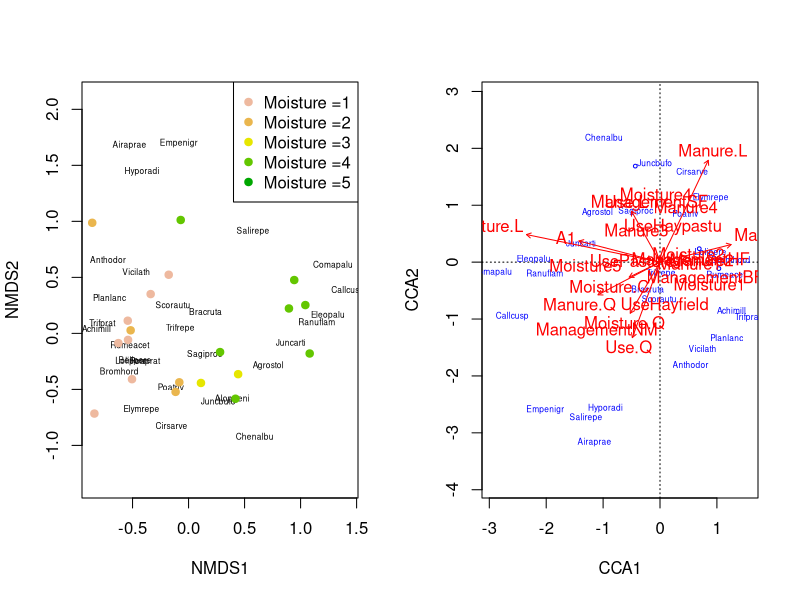
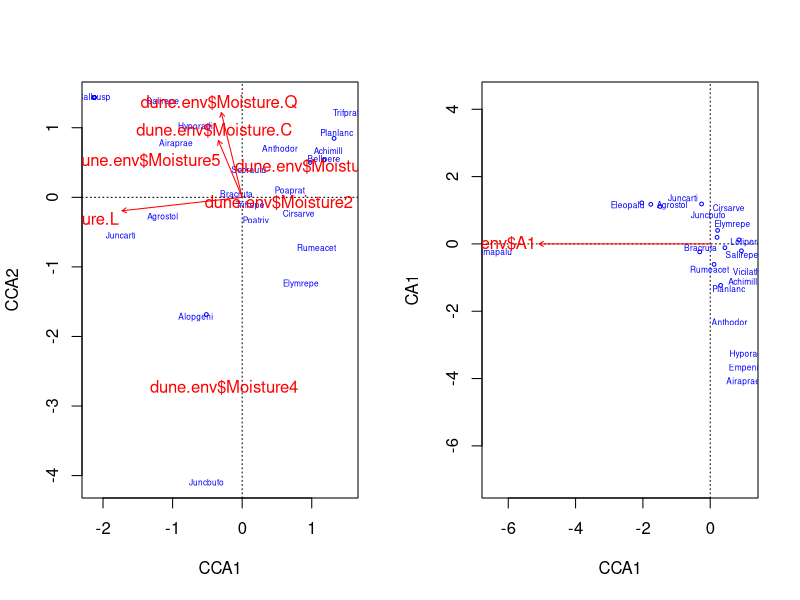
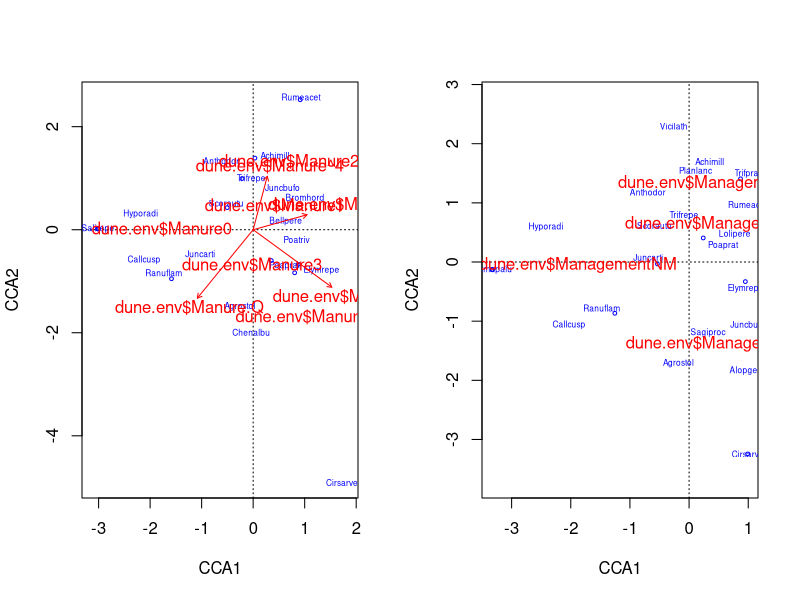
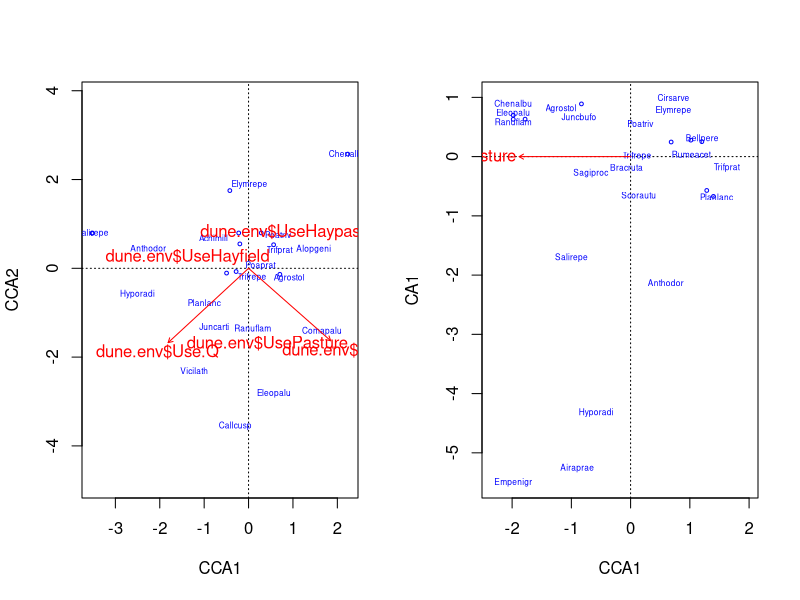
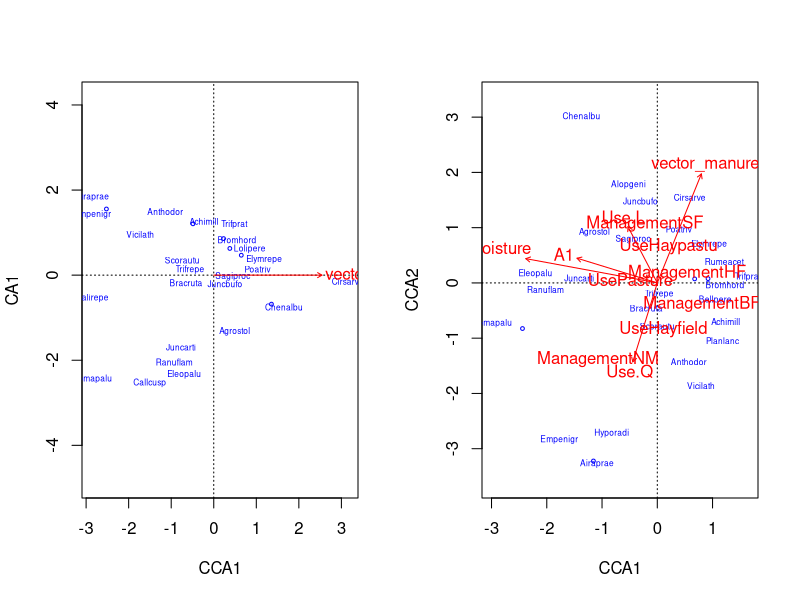
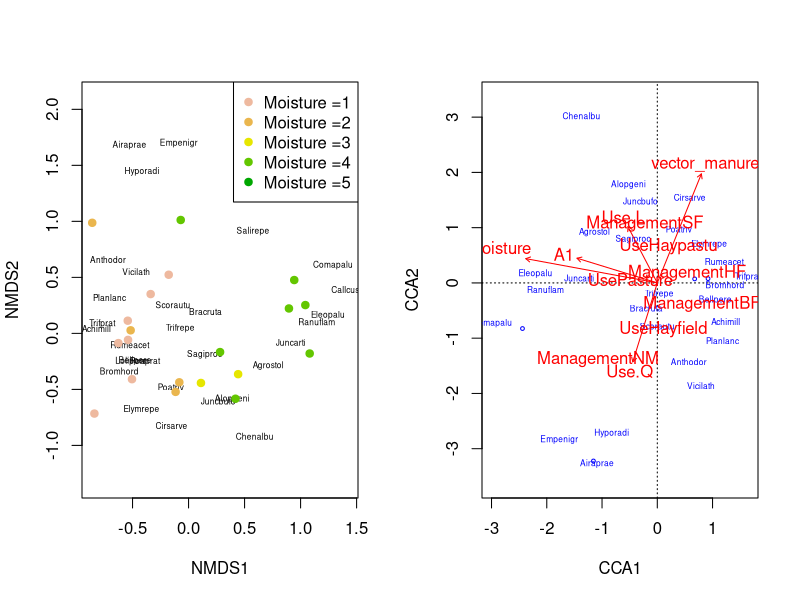
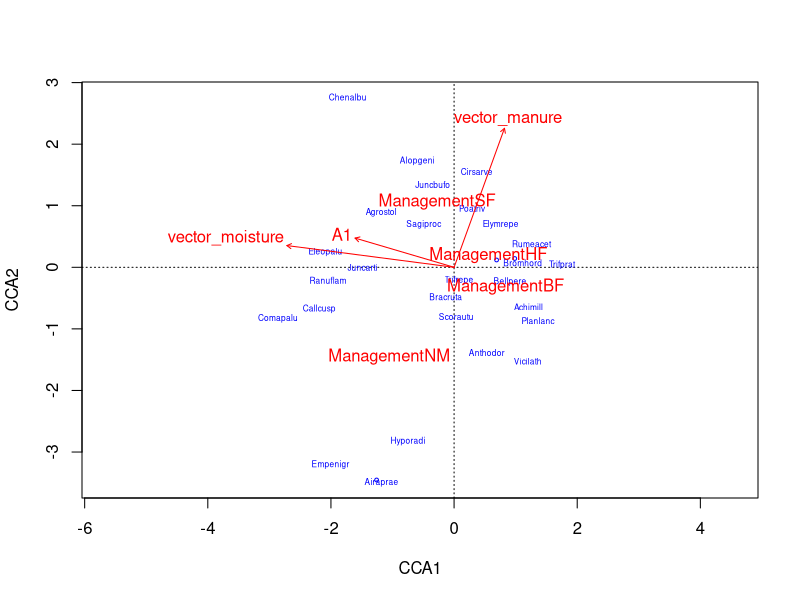
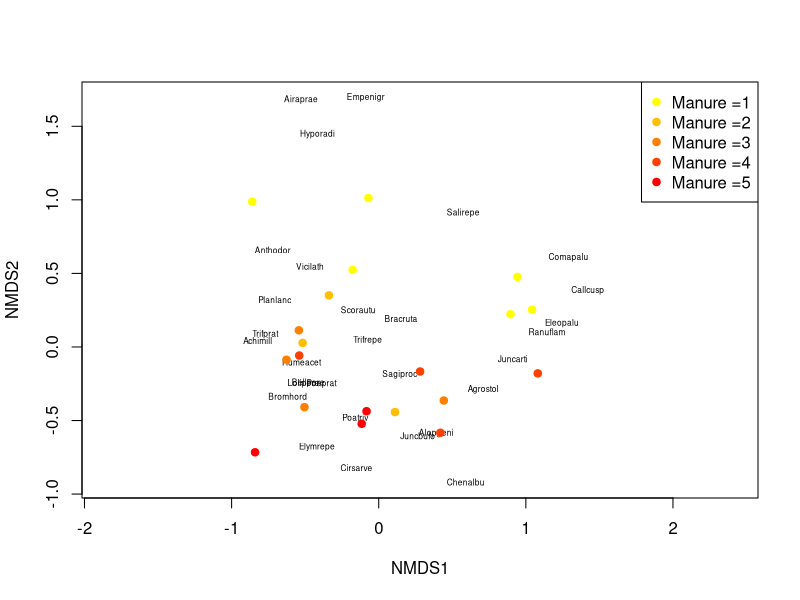

These figures' R source, in order:
## ---- chunk 1
knitr::opts_chunk$set(echo = TRUE)
## ---- chunk 2
library(vegan) 
data(dune)
data(dune.env)
head(dune)
head(dune.env)
names(dune) # species 
names(dune.env) # variable
## ---- chunk 3
par(mfrow=(c(1,2)))
dune_mds = metaMDS(dune)

plot(dune_mds, type='n')
text(dune_mds, 'sp', cex=.5)
# generate vector of colors 
color_vect = rev(terrain.colors(6))[-1]
points(dune_mds, 'sites', pch=19, 
       col=color_vect[dune.env$Moisture])
legend('topright', paste("Moisture =", 1:5, sep=''), 
       col=color_vect, pch=19)

dune_mds
#str(dune_mds)
## ---- chunk 4
cca_dune <- cca(dune ~ ., data=dune.env)
RsquareAdj(cca_dune, 100)
anova(cca_dune, permutations = 999)
anova(cca_dune, by='margin', permutations = 999)

plot(cca_dune, type='n', scaling=1)
orditorp(cca_dune, display='sp', cex=0.5, scaling=1, col='blue')
text(cca_dune, display='cn', col='red')
## ---- chunk 5
cca_dune_moisture <- cca(dune ~ dune.env$Moisture)
RsquareAdj(cca_dune_moisture, 100)
anova(cca_dune_moisture, permutations = 999)
anova(cca_dune_moisture, by='margin', permutations = 999)

plot(cca_dune_moisture, type='n', scaling=1)
orditorp(cca_dune_moisture, display='sp', cex=0.5, scaling=1, col='blue')
text(cca_dune_moisture, display='cn', col='red')
dune.env$Moisture
levels(dune.env$Moisture)
## ---- chunk 6
cca_dune_A1 <- cca(dune ~ dune.env$A1)
RsquareAdj(cca_dune_A1, 100)
anova(cca_dune_A1, permutations = 999)
anova(cca_dune_A1, by='margin', permutations = 999)

plot(cca_dune_A1, type='n', scaling=1)
orditorp(cca_dune_A1, display='sp', cex=0.5, scaling=1, col='blue')
text(cca_dune_A1, display='bp', col='red')
## ---- chunk 7
cca_dune_Manure <- cca(dune ~ dune.env$Manure)
RsquareAdj(cca_dune_Manure, 100)
anova(cca_dune_Manure, permutations = 999)
anova(cca_dune_Manure, by='margin', permutations = 999)

plot(cca_dune_Manure, type='n', scaling=1)
orditorp(cca_dune_Manure, display='sp', cex=0.5, scaling=1, col='blue')
text(cca_dune_Manure, display='cn', col='red')
## ---- chunk 8
cca_dune_Management <- cca(dune ~ dune.env$Management)
RsquareAdj(cca_dune_Management, 100)
anova(cca_dune_Management, permutations = 999)
anova(cca_dune_Management, by='margin', permutations = 999)

plot(cca_dune_Management, type='n', scaling=1)
orditorp(cca_dune_Management, display='sp', cex=0.5, scaling=1, col='blue')
text(cca_dune_Management, display='cn', col='red')
## ---- chunk 9
cca_dune_Use <- cca(dune ~ dune.env$Use)
RsquareAdj(cca_dune_Use, 100)
anova(cca_dune_Use, permutations = 999)
anova(cca_dune_Use, by='margin', permutations = 999)

plot(cca_dune_Use, type='n', scaling=1)
orditorp(cca_dune_Use, display='sp', cex=0.5, scaling=1, col='blue')
text(cca_dune_Use, display='cn', col='red')
## ---- chunk 10
vector_moisture <- as.numeric(as.character(dune.env$Moisture))
vector_moisture
dune.env$Moisture
vector_moisture_cca <- cca(dune~vector_moisture)
RsquareAdj(vector_moisture_cca, 100)
anova(vector_moisture_cca, permutations = 999)
anova(vector_moisture_cca, by='margin', permutations = 999)

plot(vector_moisture_cca, type='n', scaling=1)
orditorp(vector_moisture_cca, display='sp', cex=0.5, scaling=1, col='blue')
text(vector_moisture_cca, display='bp', col='red')
## ---- chunk 11
vector_manure <- as.numeric(as.character(dune.env$Manure))
vector_manure_cca <- cca(dune~vector_manure)
RsquareAdj(vector_manure_cca, 100)
anova(vector_manure_cca, permutations = 999)
anova(vector_manure_cca, by='margin', permutations = 999)

plot(vector_manure_cca, type='n', scaling=1)
orditorp(vector_manure_cca, display='sp', cex=0.5, scaling=1, col='blue')
text(vector_manure_cca, display='bp', col='red')
## ---- chunk 12
cca_dune_new <- cca(dune ~ A1 + Use + Management + vector_moisture + vector_manure, data=dune.env)
RsquareAdj(cca_dune_new, 100)
anova(cca_dune_new, permutations = 999)
anova(cca_dune_new, by='margin', permutations = 999)

plot(cca_dune_new, type='n', scaling=1)
orditorp(cca_dune_new, display='sp', cex=0.5, scaling=1, col='blue')
text(cca_dune_new, display='cn', col='red')
## ---- chunk 13
par(mfrow=(c(1,2)))
plot(dune_mds, type='n')
text(dune_mds, 'sp', cex=.5)
# generate vector of colors 
color_vect <- rev(terrain.colors(6))[-1]
points(dune_mds, 'sites', pch=19, 
       col=color_vect[dune.env$Moisture])
legend('topright', paste("Moisture =", 1:5, sep=''), 
       col=color_vect, pch=19)
dune_mds
str(dune_mds)

plot(cca_dune_new, type='n', scaling=1)
orditorp(cca_dune_new, display='sp', cex=0.5, scaling=1, col='blue')
text(cca_dune_new, display='cn', col='red')
## ---- chunk 14
RsquareAdj(cca_dune_new, 100)
RsquareAdj(cca_dune_A1, 100)
RsquareAdj(cca_dune_Management, 100)
RsquareAdj(cca_dune_Use, 100)
RsquareAdj(cca_dune_moisture, 100)
RsquareAdj(cca_dune_Manure, 100)
RsquareAdj(vector_manure_cca, 100)
RsquareAdj(vector_moisture_cca, 100)
## ---- chunk 15
without_use_cca <- update(cca_dune_new, . ~ . - Use)
par(mfrow=c(1,1))
RsquareAdj(without_use_cca, 100)
anova(without_use_cca, permutations = 999)
anova(without_use_cca, by='margin', permutations = 999)

plot(without_use_cca, type='n', scaling=1)
orditorp(without_use_cca, display='sp', cex=0.5, scaling=1, col='blue')
text(without_use_cca, display='cn', col='red')
## ---- chunk 16
plot(dune_mds, type='n')
text(dune_mds, 'sp', cex=.5)
# generate vector of colors 
color_vect = rev(heat.colors(6))[-1]
points(dune_mds, 'sites', pch=19, 
       col=color_vect[dune.env$Manure])
legend('topright', paste("Manure =", 1:5, sep=''), 
       col=color_vect, pch=19)
# dune.env$Manure
